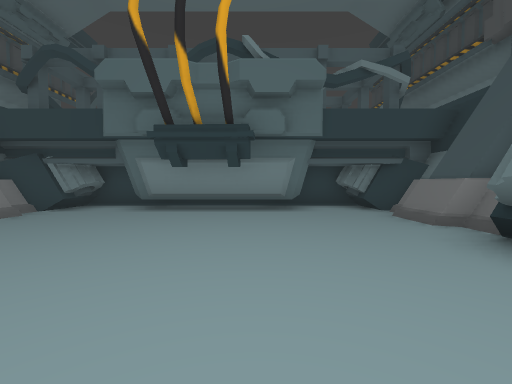
view 1 (above)

17 first-person views from a walk through a Unity game level. The camera is 1.3 m above the floor, tilts 2° down and sees 90° across. Doors are open. The floor is counted in squares, 2 m on a side. Each view is taken from the middle of a square. On the plan, view 1 faces up. The plan holds only what a view shows up to about 9 squares ahead; the rest is blank. The place goes on beyond the plan. The player is left out.

view 2
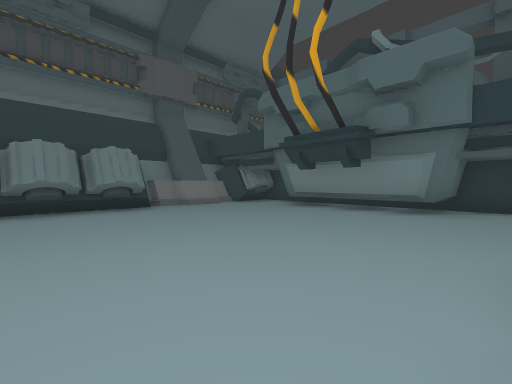

view 3
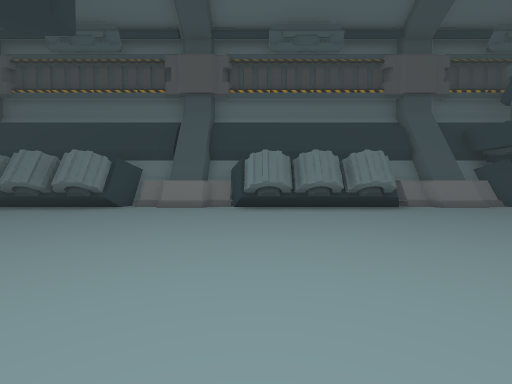

view 4
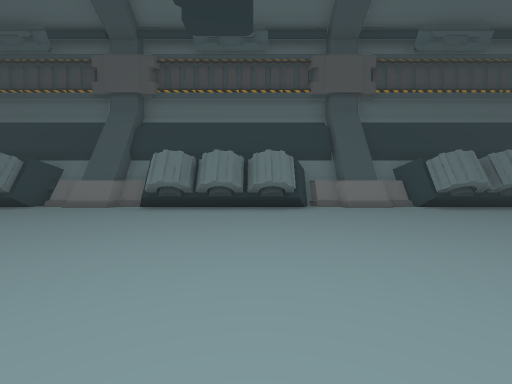

view 5
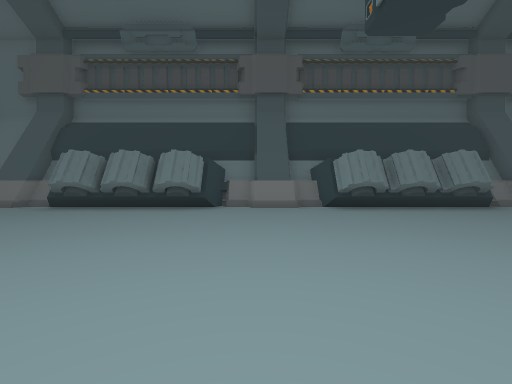

view 6
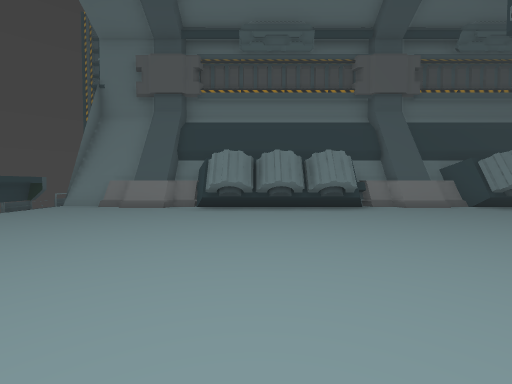

view 7
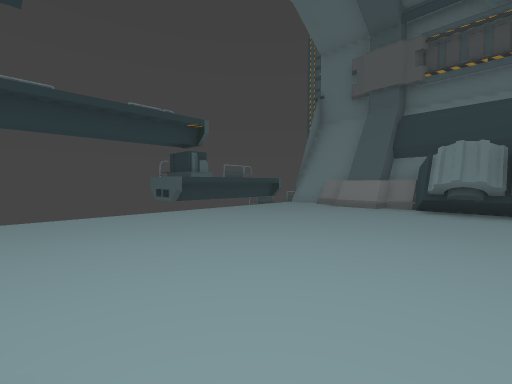

view 8
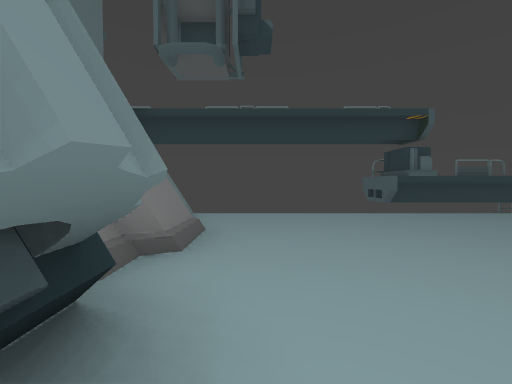

view 9
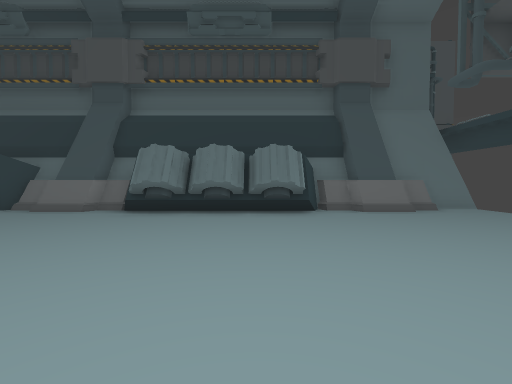

view 10
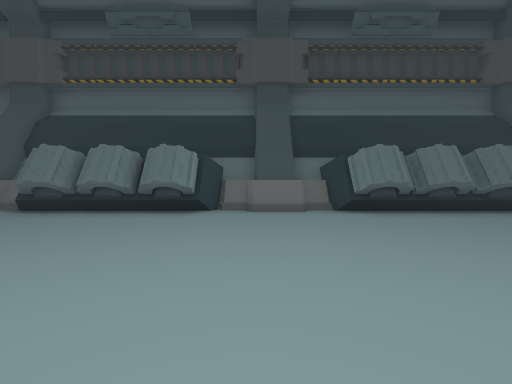

view 11
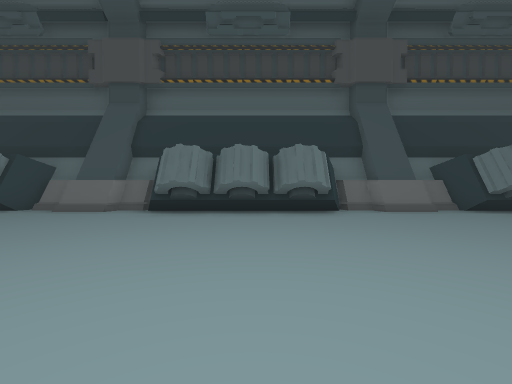

view 12
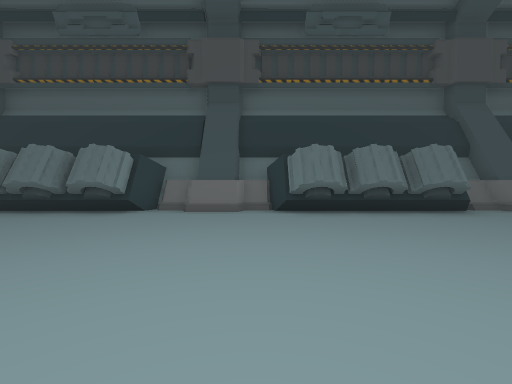

view 13
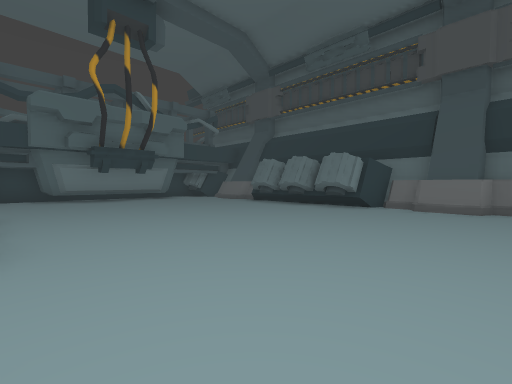

view 14
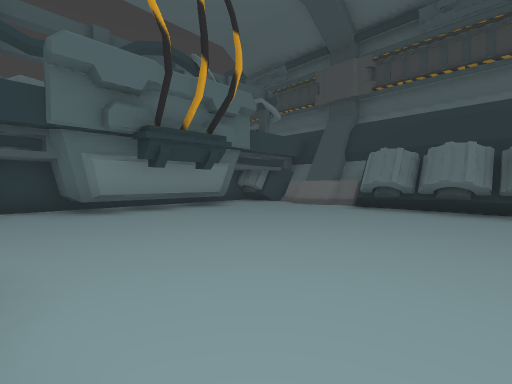

view 15
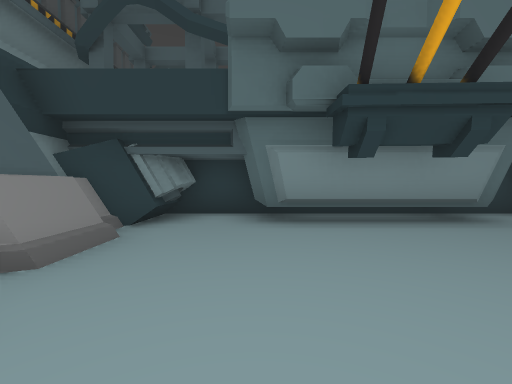

view 16
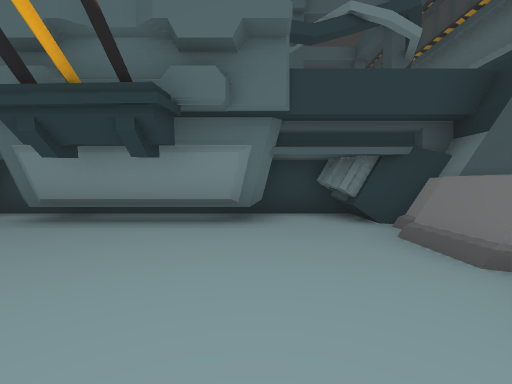

view 17
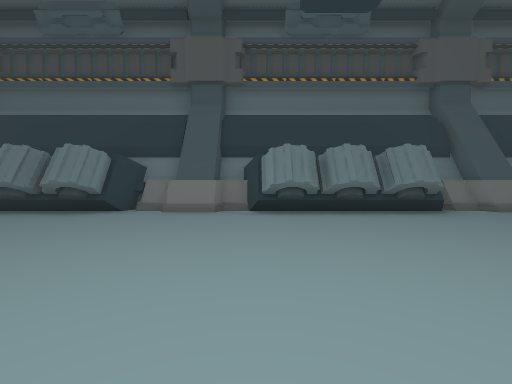

### Floor plan
Key: @ floor where view 1 was taken; # wall or solid block; . floor; F fence; O other object.
Columns run from 6 left of view 1 to 4 right of it. Each row starts with its distance up from view 1.
  8  ###   ###
  7  #.#####.##
  6  #..###...#
  5 ##.......##
  4 ##.......##
  3 #........#
  2 ##.......#
  1  #.......#
  0  #....@..#
 -1 ##.......##
 -2  #.......#
 -3  #.......#
 -4  #.......#
 -5 ##.......##
 -6  #.......#
 -7  #.......#
 -8  #.......#
 -9  #.......#
-10 ##.......#
-11 ##.......#
-12 #........#
-13 ##.......#
-14  #.......#
-15  #.......#
-16  #.......##
-17  #.......#
-18 ##.......##
-19 ##.......##
-20 #.........#
-21 #OOOOO    #
-22 FFFOOO

Where each view was taken, in squares from view 1:
view 1: 0 up, 0 right, facing up
view 2: 0 up, 2 right, facing up-left
view 3: 1 down, 2 right, facing left
view 4: 6 down, 2 right, facing left
view 5: 11 down, 2 right, facing left
view 6: 15 down, 2 right, facing left
view 7: 15 down, 2 right, facing down-left
view 8: 15 down, 2 right, facing down
view 9: 15 down, 3 left, facing right
view 10: 10 down, 3 left, facing right
view 11: 7 down, 3 left, facing right
view 12: 4 down, 3 left, facing right
view 13: 4 down, 4 left, facing up-right
view 14: 0 up, 4 left, facing up-right
view 15: 2 up, 3 left, facing up
view 16: 2 up, 1 right, facing up
view 17: 9 down, 1 right, facing left
